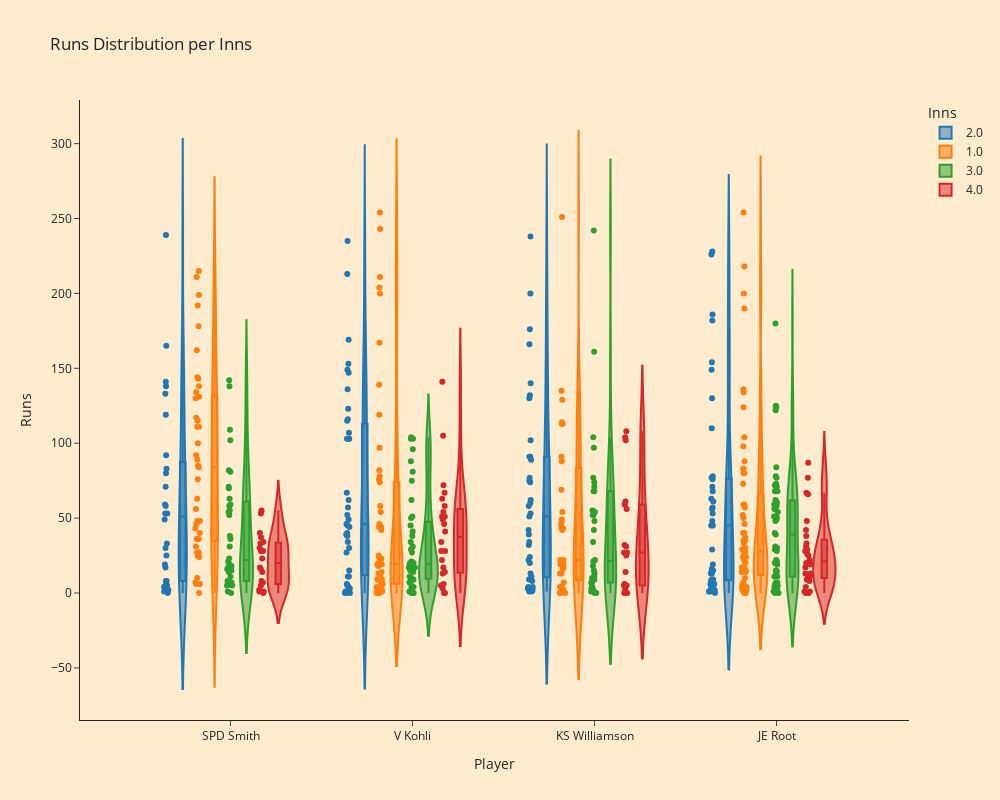

The notebook cell saved with this chart:
### Code cell
fig = px.violin(new_df, x="Player", y="Runs", color="Inns",points='all',template= "simple_white", box=True,
             title="Runs Distribution per Inns",height=800,width=1000,
             hover_data=["BF"] # add day column to hover data
            )
fig.update_layout(plot_bgcolor='blanchedalmond',paper_bgcolor='blanchedalmond')

fig.show()

### Figure 1 — Plotly figure (JSON) as saved in the notebook; plotly's stock layout.template omitted (floating-point values rounded to 4 significant figures; data arrays with more than 128 entries replaced by an {"elided": "..."} marker saying what was removed)
{"data": [{"alignmentgroup": "True", "box": {"visible": true}, "customdata": {"elided": "144x1 int values"}, "hovertemplate": "Inns=2.0<br>Player=%{x}<br>Runs=%{y}<br>BF=%{customdata[0]}<extra></extra>", "legendgroup": "2.0", "marker": {"color": "#1F77B4"}, "name": "2.0", "offsetgroup": "2.0", "orientation": "v", "points": "all", "scalegroup": "True", "showlegend": true, "type": "violin", "x": {"elided": "144 str values"}, "x0": " ", "xaxis": "x", "y": {"elided": "144 int values"}, "y0": " ", "yaxis": "y"}, {"alignmentgroup": "True", "box": {"visible": true}, "customdata": {"elided": "186x1 int values"}, "hovertemplate": "Inns=1.0<br>Player=%{x}<br>Runs=%{y}<br>BF=%{customdata[0]}<extra></extra>", "legendgroup": "1.0", "marker": {"color": "#FF7F0E"}, "name": "1.0", "offsetgroup": "1.0", "orientation": "v", "points": "all", "scalegroup": "True", "showlegend": true, "type": "violin", "x": {"elided": "186 str values"}, "x0": " ", "xaxis": "x", "y": {"elided": "186 int values"}, "y0": " ", "yaxis": "y"}, {"alignmentgroup": "True", "box": {"visible": true}, "customdata": {"elided": "165x1 int values"}, "hovertemplate": "Inns=3.0<br>Player=%{x}<br>Runs=%{y}<br>BF=%{customdata[0]}<extra></extra>", "legendgroup": "3.0", "marker": {"color": "#2CA02C"}, "name": "3.0", "offsetgroup": "3.0", "orientation": "v", "points": "all", "scalegroup": "True", "showlegend": true, "type": "violin", "x": {"elided": "165 str values"}, "x0": " ", "xaxis": "x", "y": {"elided": "165 int values"}, "y0": " ", "yaxis": "y"}, {"alignmentgroup": "True", "box": {"visible": true}, "customdata": [[52], [91], [39], [24], [1], [125], [46], [99], [49], [58], [48], [53], [48], [9], [14], [21], [4], [19], [14], [1], [104], [114], [82], [98], [60], [61], [21], [37], [11], [175], [135], [102], [130], [99], [93], [95], [56], [40], [62], [40], [20], [10], [1], [1], [164], [90], [228], [77], [83], [75], [8], [1], [74], [58], [70], [33], [59], [8], [24], [11], [23], [9], [205], [146], [84], [63], [108], [57], [44], [57], [40], [17], [30], [20], [2], [1], [194], [123], [101], [92], [79], [86], [107], [39], [56], [88], [16], [13], [2], [3]], "hovertemplate": "Inns=4.0<br>Player=%{x}<br>Runs=%{y}<br>BF=%{customdata[0]}<extra></extra>", "legendgroup": "4.0", "marker": {"color": "#D62728"}, "name": "4.0", "offsetgroup": "4.0", "orientation": "v", "points": "all", "scalegroup": "True", "showlegend": true, "type": "violin", "x": ["SPD Smith", "SPD Smith", "SPD Smith", "SPD Smith", "SPD Smith", "SPD Smith", "SPD Smith", "SPD Smith", "SPD Smith", "SPD Smith", "SPD Smith", "SPD Smith", "SPD Smith", "SPD Smith", "SPD Smith", "SPD Smith", "SPD Smith", "SPD Smith", "SPD Smith", "SPD Smith", "V Kohli", "V Kohli", "V Kohli", "V Kohli", "V Kohli", "V Kohli", "V Kohli", "V Kohli", "V Kohli", "V Kohli", "V Kohli", "V Kohli", "V Kohli", "V Kohli", "V Kohli", "V Kohli", "V Kohli", "V Kohli", "V Kohli", "V Kohli", "V Kohli", "V Kohli", "V Kohli", "V Kohli", "KS Williamson", "KS Williamson", "KS Williamson", "KS Williamson", "KS Williamson", "KS Williamson", "KS Williamson", "KS Williamson", "KS Williamson", "KS Williamson", "KS Williamson", "KS Williamson", "KS Williamson", "KS Williamson", "KS Williamson", "KS Williamson", "KS Williamson", "KS Williamson", "JE Root", "JE Root", "JE Root", "JE Root", "JE Root", "JE Root", "JE Root", "JE Root", "JE Root", "JE Root", "JE Root", "JE Root", "JE Root", "JE Root", "JE Root", "JE Root", "JE Root", "JE Root", "JE Root", "JE Root", "JE Root", "JE Root", "JE Root", "JE Root", "JE Root", "JE Root", "JE Root", "JE Root"], "x0": " ", "xaxis": "x", "y": [40, 34, 28, 14, 1, 55, 53, 37, 33, 30, 28, 23, 17, 16, 8, 7, 5, 2, 1, 0, 72, 63, 51, 49, 41, 34, 14, 13, 6, 141, 105, 67, 58, 54, 51, 46, 28, 28, 22, 17, 5, 3, 0, 0, 108, 104, 102, 61, 56, 31, 5, 0, 59, 32, 27, 27, 25, 14, 6, 5, 3, 0, 77, 66, 42, 38, 31, 28, 17, 13, 13, 11, 9, 8, 0, 0, 87, 67, 48, 33, 29, 26, 25, 22, 20, 19, 11, 4, 1, 1], "y0": " ", "yaxis": "y"}], "layout": {"height": 800, "legend": {"title": {"text": "Inns"}, "tracegroupgap": 0}, "paper_bgcolor": "blanchedalmond", "plot_bgcolor": "blanchedalmond", "title": {"text": "Runs Distribution per Inns"}, "violinmode": "group", "width": 1000, "xaxis": {"anchor": "y", "domain": [0, 1], "title": {"text": "Player"}}, "yaxis": {"anchor": "x", "domain": [0, 1], "title": {"text": "Runs"}}}}
